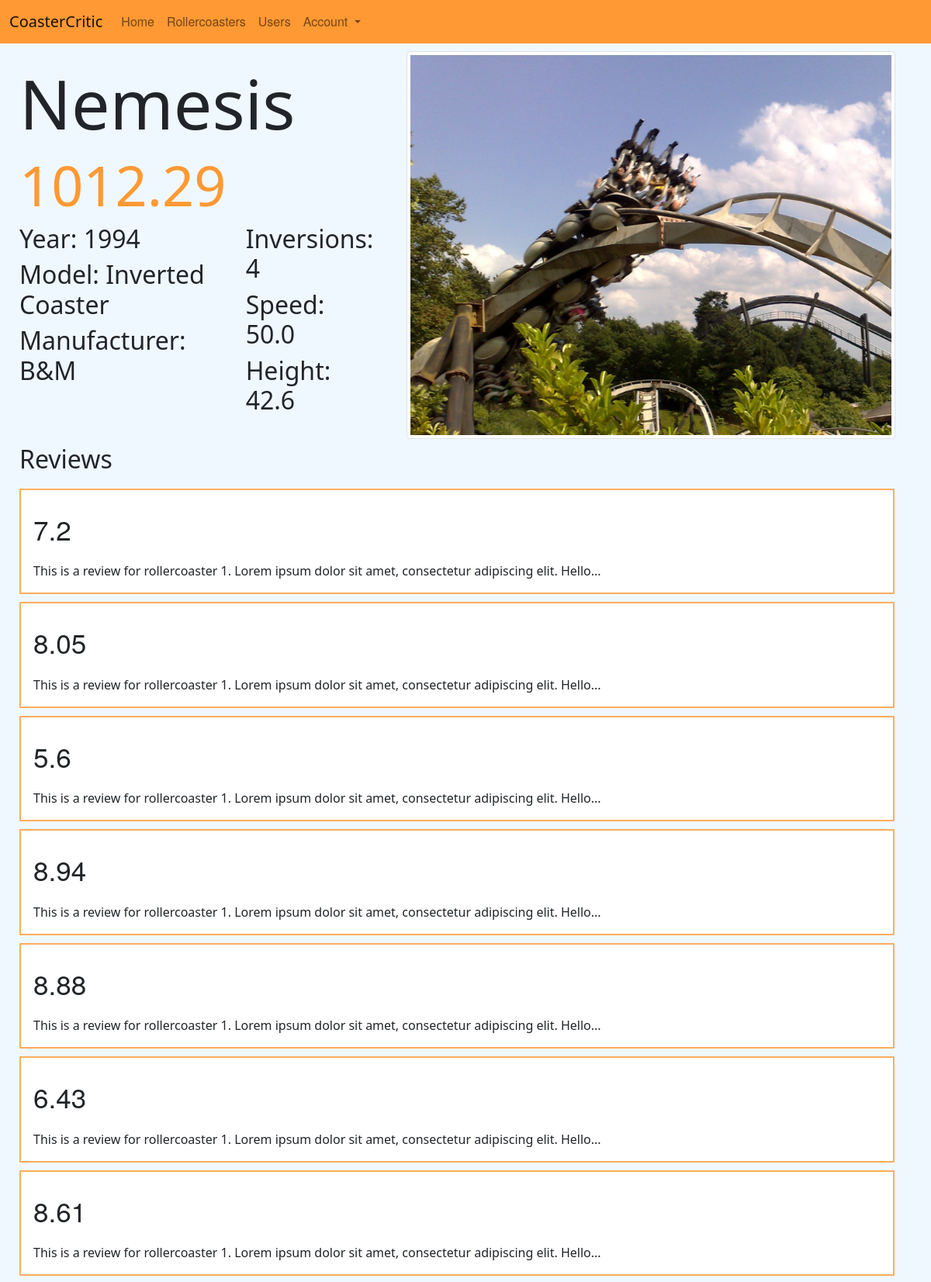
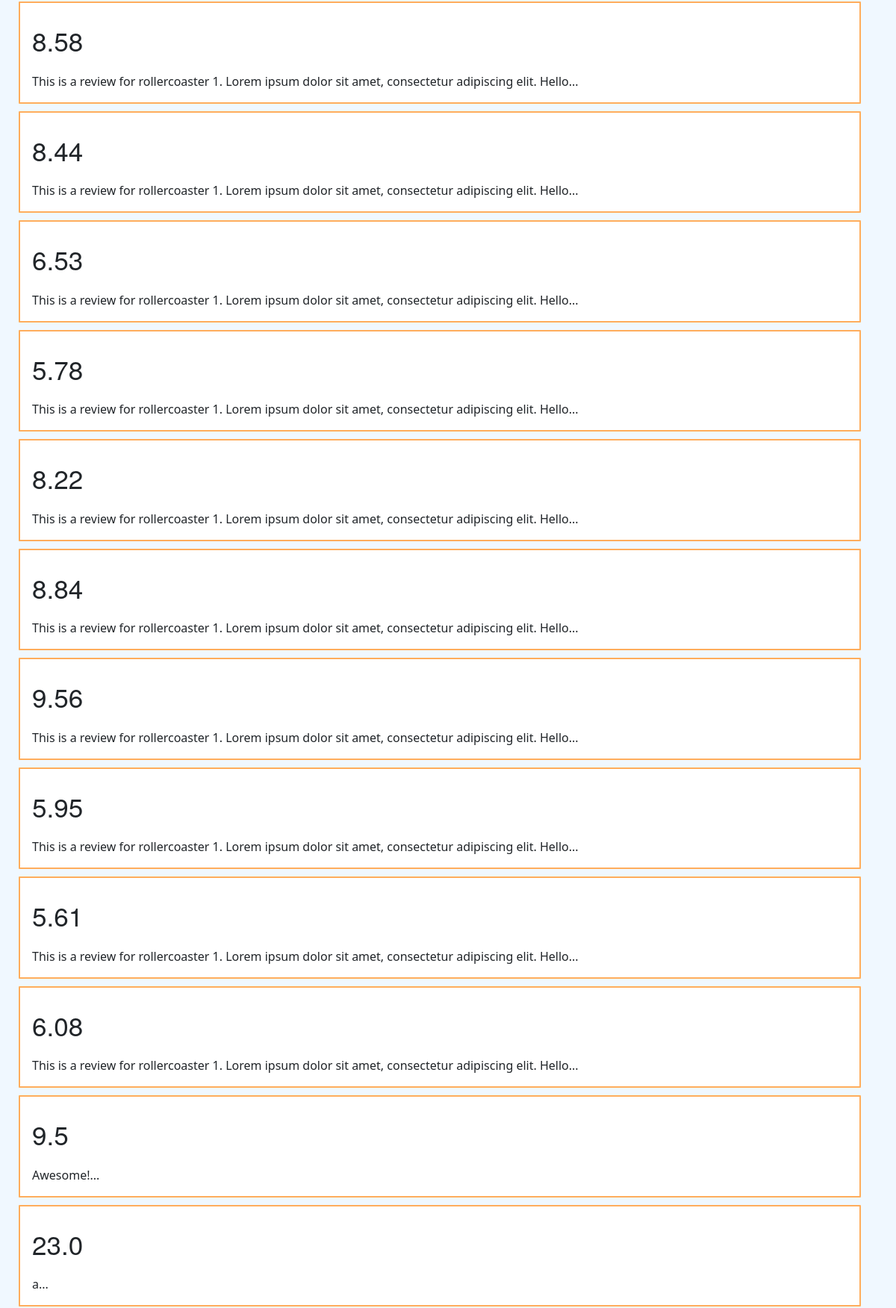
Page /rollercoaster/1 (upper part) on the committed database (2 pictures, top to bottom).
### app/models.py (models this page shows)
class Rollercoaster(db.Model):
    id = db.Column(db.Integer, primary_key=True)
    name = db.Column(db.String(100))
    year = db.Column(db.Integer)
    height = db.Column(db.Float)
    length = db.Column(db.Float)
    manufacturer = db.Column(db.String(100))
    model = db.Column(db.String(100))
    inversions = db.Column(db.Integer)
    speed = db.Column(db.Float)

class Review(db.Model):
    id = db.Column(db.Integer, primary_key=True)
    user_id = db.Column(db.Integer, db.ForeignKey('user.id'), nullable=False)
    rollercoaster_id = db.Column(db.Integer, db.ForeignKey('rollercoaster.id'), nullable=False)
    rating = db.Column(db.Float)
    review_text = db.Column(db.String(400))

### app/main.py (the view)
@main.route('/rollercoaster/<rc_id>')
def rollercoaster_page(rc_id):
    rollercoaster = models.Rollercoaster.query.filter_by(id=rc_id).first()
    average_score = (
    db.session.query(func.avg(models.Review.rating))
    .join(models.Rollercoaster, models.Review.rollercoaster_id == rollercoaster.id)
    .first()
    )[0]
    reviews = models.Review.query.filter_by(rollercoaster_id=rollercoaster.id).all()
    print(reviews)
    average_score = round(average_score,2)
    return render_template('rollercoaster.html', rollercoaster=rollercoaster, average_score=average_score, reviews=reviews)

### app/templates/rollercoaster.html (shortened to what this page needs)
{% extends "base.html" %}
{% block content %}
<div>
  <div class="page_container_h">
    <div class="rollercoaster_page_holder">
      <div style="width:100%; ">
        <h1 style="font-size: 5.5rem;">{{rollercoaster.name}}</h1>
        {% if average_score > 8.5%}
        <h2 style="font-size: 4.5rem; color: #FF9933;">{{average_score}}</h2>
        {% else %}
        <h2 style="font-size: 4.5rem;">{{average_score}}</h2>
        {% endif %}
        <div style="gap:40px" class="page_container_h">
          <div>
            <h2>Year: {{rollercoaster.year}}</h2>
            <h2>Model: {{rollercoaster.model}}</h2>
            <h2>Manufacturer: {{rollercoaster.manufacturer}}</h2>
          </div>
          <div>
            <h2>Inversions: {{rollercoaster.inversions}}</h2>
            <h2>Speed: {{rollercoaster.speed}}</h2>
            <h2>Height: {{rollercoaster.height}}</h2>
          </div>
        </div>
      </div>
    </div>
    <div style="float:left; " class="rc_image_container">
      <img class="rollercoaster_img img-thumbnail" src="/static/assets/{{ rollercoaster.id }}.jpg">
    </div>
  </div>
  <div class="review_container">
    <h2>Reviews</h2>
    {% for review in reviews%}
    <div class="card" style="width: 96%; border: 2px solid #ff9933cb; border-radius: 1px;" onclick="open_review({{review.id}})">
      <div class="card-body">
          <p style="font-size: 35px; font-family: Walfork, Walsheim, Helvetica Neue, Helvetica, Arial, sans-serif;"
              class="card-text"> {{ review.rating }}</p>
          <p class="card-text">{{ review.review_text[:100] }}...</p>
      </div>
  </div>
    {% endfor %}
  </div>
</div>
{% endblock %}

### app/static/styles.css (style rules this page uses)
.page_container_h { display: flex; flex-direction: row; gap: 18px; }
.review_container { display: flex; flex-direction: column; gap: 10px; padding-top: 5px; flex-grow: 1; margin-left: 25px; }
.rc_image_container { height: 100%; margin-right: 3.8%; margin-top:10px; }
.rollercoaster_img { width: 820px; height: 500px; object-fit: cover; }
.rollercoaster_page_holder { display: flex; flex-direction: row; gap: 18px; flex-grow: 1; margin: 25px; }
body { background-color: aliceblue; }

### rows in the picture
Rollercoaster: name "Nemesis", year "1994", model "Inverted Coaster", manufacturer "B&M", inversions "4", speed "50.0", height "42.6"
Review: rating "7.2", review_text "This is a review for rollercoaster 1. Lorem ipsum dolor sit amet, consectetur adipiscing elit. Hello"
Review: rating "8.05", review_text "This is a review for rollercoaster 1. Lorem ipsum dolor sit amet, consectetur adipiscing elit. Hello"
Review: rating "5.6", review_text "This is a review for rollercoaster 1. Lorem ipsum dolor sit amet, consectetur adipiscing elit. Hello"
Review: rating "8.94", review_text "This is a review for rollercoaster 1. Lorem ipsum dolor sit amet, consectetur adipiscing elit. Hello"
Review: rating "8.88", review_text "This is a review for rollercoaster 1. Lorem ipsum dolor sit amet, consectetur adipiscing elit. Hello"
Review: rating "6.43", review_text "This is a review for rollercoaster 1. Lorem ipsum dolor sit amet, consectetur adipiscing elit. Hello"
Review: rating "8.61", review_text "This is a review for rollercoaster 1. Lorem ipsum dolor sit amet, consectetur adipiscing elit. Hello"
Review: rating "8.58", review_text "This is a review for rollercoaster 1. Lorem ipsum dolor sit amet, consectetur adipiscing elit. Hello"
Review: rating "8.44", review_text "This is a review for rollercoaster 1. Lorem ipsum dolor sit amet, consectetur adipiscing elit. Hello"
Review: rating "6.53", review_text "This is a review for rollercoaster 1. Lorem ipsum dolor sit amet, consectetur adipiscing elit. Hello"
Review: rating "5.78", review_text "This is a review for rollercoaster 1. Lorem ipsum dolor sit amet, consectetur adipiscing elit. Hello"
Review: {{ review.id }} 96 (drawn), rating "8.22", review_text "This is a review for rollercoaster 1. Lorem ipsum dolor sit amet, consectetur adipiscing elit. Hello"
Review: rating "8.84", review_text "This is a review for rollercoaster 1. Lorem ipsum dolor sit amet, consectetur adipiscing elit. Hello"
Review: rating "9.56", review_text "This is a review for rollercoaster 1. Lorem ipsum dolor sit amet, consectetur adipiscing elit. Hello"
Review: rating "5.95", review_text "This is a review for rollercoaster 1. Lorem ipsum dolor sit amet, consectetur adipiscing elit. Hello"
Review: rating "5.61", review_text "This is a review for rollercoaster 1. Lorem ipsum dolor sit amet, consectetur adipiscing elit. Hello"
Review: rating "6.08", review_text "This is a review for rollercoaster 1. Lorem ipsum dolor sit amet, consectetur adipiscing elit. Hello"
Review: rating "9.5", review_text "Awesome!"
Review: rating "23.0", review_text "a"

### other values in the picture
{{ average_score }} "1012.29"
